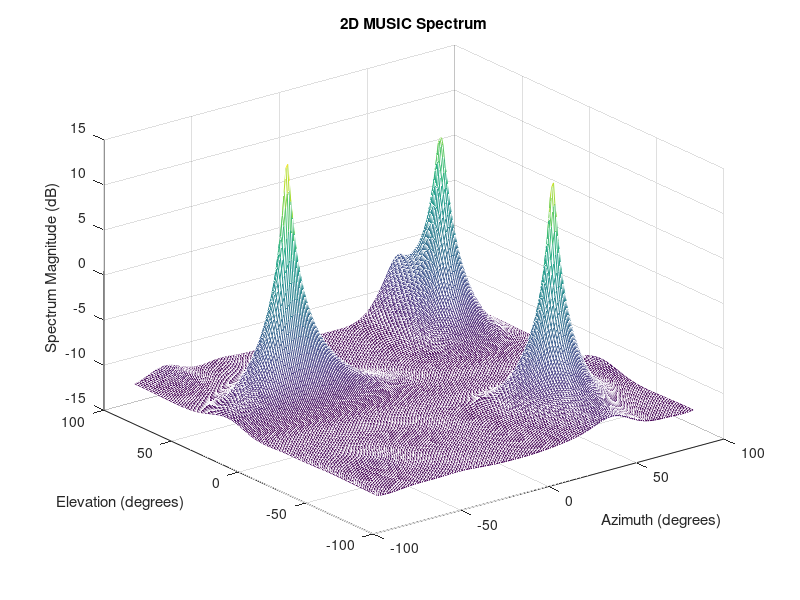

The MATLAB script that drew this image:
%%
 % Copyright (c) 2025, Sanjeeva Reddy S
 % All rights reserved.
 
 %This source code is licensed under the MIT license found in the
 % LICENSE file in the root directory of this source tree.
 
 % Unauthorized copying of this file, via any medium, is strictly prohibited
 % unless explicit permission is granted by the copyright owner.
 
 % Description:
 % This file contains utility functions for processing sparse arrays.
 
 % Author: Sanjeeva Reddy S
 % EMail: sanjeevareddy.s414@gmail.com
 % Created on: January 5, 2025



%% Simulation of 2-Dimensional Array for Estimation of Angle of Arrival Using MUSIC Algorithm

%%%%%%%%%%%%%%%%%%%%%%%%%%%%%%%%%%%%%%%%%%%%%%%
%%%%%%%%%%%%%%%%%%%%%%%%%%%%%%%%%%%%%%%%%%%%%%%
%% Clear the Cache
%%%%%%%%%%%%%%%%%%%%%%%%%%%%%%%%%%%%%%%%%%%%%%%

tic;clear;close;clc;

%%%%%%%%%%%%%%%%%%%%%%%%%%%%%%%%%%%%%%%%%%%%%%%
%% Parameters
%%%%%%%%%%%%%%%%%%%%%%%%%%%%%%%%%%%%%%%%%%%%%%%


frequency = 1e9;                   % Carrier frequency (1 GHz)
c = 3e8;                           % Speed of light (m/s)
wavelength = c / frequency;        % Wavelength
M = 4;                             % Number of antenna elements in the x-dimension
N = 4;                             % Number of antenna elements in the y-dimension
elementSpacing = wavelength / 2;   % Distance between elements (half-wavelength spacing)
numSignals = 3;                    % Number of sources
azimuths = [-50, 45,60];              % True azimuth angles of arrival (degrees)
elevations = [30, -45, 60];             % True elevation angles of arrival (degrees)
numSnapshots = 100;                % Number of snapshots



%%%%%%%%%%%%%%%%%%%%%%%%%%%%%%%%%%%%%%%%%%%%%%%
%% Create the steering matrix for a URA
%%%%%%%%%%%%%%%%%%%%%%%%%%%%%%%%%%%%%%%%%%%%%%%


steeringVector = zeros(M * N, numSignals);
for k = 1:numSignals
    theta_rad = deg2rad(azimuths(k));  % Convert azimuth to radians
    phi_rad = deg2rad(elevations(k));  % Convert elevation to radians
    
    for m1 = 1:M
        for m2 = 1:N
            m = (m1 - 1) * N + m2;  % Linear index for URA element (x, y)
            % Steering vector calculation (corrected)
            steeringVector(m, k) = exp(-1j * 2 * pi *((m1 - 1) * elementSpacing * sin(phi_rad) * cos(theta_rad) / wavelength + (m2 - 1) * elementSpacing * sin(phi_rad) * sin(theta_rad) / wavelength));
        end
    end
end


%%%%%%%%%%%%%%%%%%%%%%%%%%%%%%%%%%%%%%%%%%%%%%%
%% Generate Received Signal 
%%%%%%%%%%%%%%%%%%%%%%%%%%%%%%%%%%%%%%%%%%%%%%%


S = randn(numSignals, numSnapshots) + 1j * randn(numSignals, numSnapshots);  % Source signals
X = steeringVector * S;  % Received signal at the array

% Add noise
noise = (randn(M * N, numSnapshots) + 1j * randn(M * N, numSnapshots)) * sqrt(0.5);
X = X + noise;

% Compute the covariance matrix
Rxx = (1 / numSnapshots) * (X * X');


%%%%%%%%%%%%%%%%%%%%%%%%%%%%%%%%%%%%%%%%%%%%%%%
%%  Eigen Decomposition
%%%%%%%%%%%%%%%%%%%%%%%%%%%%%%%%%%%%%%%%%%%%%%%


[eigenVectors, eigenValues] = eig(Rxx);

% Sort the eigenvalues in descending order
[eigenValues_sorted, idx] = sort(diag(eigenValues), 'descend');
eigenVectors_sorted = eigenVectors(:, idx);

% Separate noise and signal subspaces
En = eigenVectors_sorted(:, numSignals + 1:end);  % Noise subspace


%%%%%%%%%%%%%%%%%%%%%%%%%%%%%%%%%%%%%%%%%%%%%%%
%% MUSIC Spectrum Calculation
%%%%%%%%%%%%%%%%%%%%%%%%%%%%%%%%%%%%%%%%%%%%%%%


% Define the search grid for azimuth and elevation
theta_scan = deg2rad(-90:1:90);  % Azimuth angle scan (in radians)
phi_scan = deg2rad(-90:1:90);    % Elevation angle scan (in radians)
P_music = zeros(length(phi_scan), length(theta_scan));

% MUSIC Spectrum calculation
for i = 1:length(phi_scan)
    for j = 1:length(theta_scan)
        theta_rad = theta_scan(j);
        phi_rad = phi_scan(i);
        a_theta_phi = zeros(M * N, 1);  % Steering vector for each angle pair
        
        for m1 = 1:M
            for m2 = 1:N
                m = (m1 - 1) * N + m2;  % Linear index for URA element (x, y)
                a_theta_phi(m) = exp(-1j * 2 * pi * ((m1 - 1) * elementSpacing * sin(phi_rad) * cos(theta_rad) / wavelength + (m2 - 1) * elementSpacing * sin(phi_rad) * sin(theta_rad) / wavelength));
            end
        end
        
        % MUSIC pseudo-spectrum
        P_music(i, j) = 1 / (a_theta_phi' * (En * En') * a_theta_phi);
    end
end

% Convert to dB scale
P_music_dB = 10 * log10(abs(P_music));

% Plot the MUSIC spectrum
figure;
mesh(rad2deg(theta_scan), rad2deg(phi_scan), P_music_dB);
xlabel('Azimuth (degrees)');
ylabel('Elevation (degrees)');
zlabel('Spectrum Magnitude (dB)');
title('2D MUSIC Spectrum');

toc

%%%%%%%%%%%%%%%%%%%%%%%%%%%%%%%%%%%%%%%%%%%%%%%
%%%%%%%%%%%%%%%%%%%%%%%%%%%%%%%%%%%%%%%%%%%%%%%
